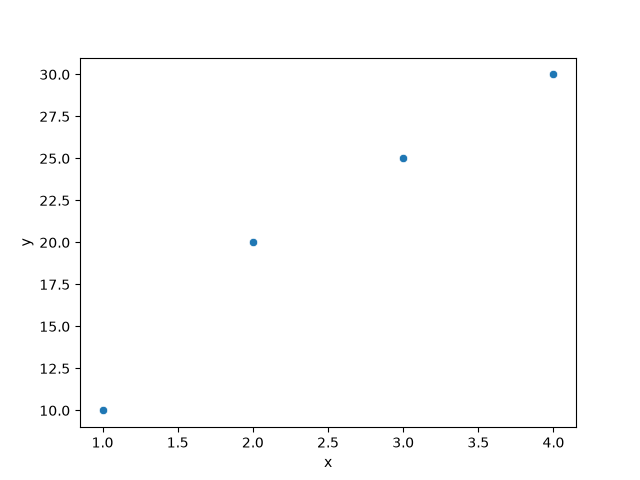

Recreate this plot in Python.
import seaborn as sns
import pandas as pd
import matplotlib.pyplot as plt

data = pd.DataFrame({
    "x": [1, 2, 3, 4],
    "y": [10, 20, 25, 30],
})

sns.scatterplot(x="x", y="y", data=data)
plt.show()
